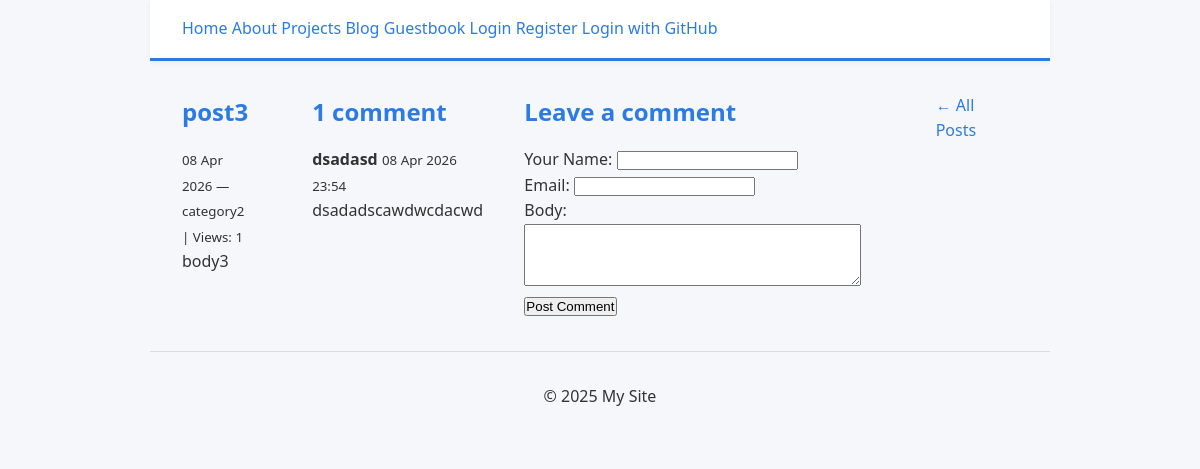
The page /blog/post/post3/ on the database its author committed.
### blog/models.py (models this page shows, shortened)
class Post(models.Model):
    title    = models.CharField(max_length=200)
    slug     = models.SlugField(unique=True)
    body     = models.TextField()
    pub_date = models.DateTimeField(auto_now_add=True)
    category = models.ForeignKey(
        Category,
        on_delete=models.SET_NULL,
        null=True,
        blank=True,
        related_name="posts"
    )
    view_count = models.PositiveIntegerField(default=0)
    class Meta:
        ordering = ["-pub_date"]   # newest first

class Category(models.Model):
    name = models.CharField(max_length=100)
    slug = models.SlugField(unique=True)

class Comment(models.Model):
    post    = models.ForeignKey(Post, on_delete=models.CASCADE,
                                related_name="comments")
    author  = models.CharField(max_length=100)
    email   = models.EmailField()
    body    = models.TextField()
    created = models.DateTimeField(auto_now_add=True)
    active  = models.BooleanField(default=True)
    class Meta:
        ordering = ["created"]

### blog/views.py (the view, shortened to what this page needs)
# urls.py: path("post/<slug:slug>/",     views.post_detail,   name="post-detail"),
def post_detail(request, slug):
    active_comments = Comment.objects.filter(active=True)
    post = get_object_or_404(
        Post.objects.prefetch_related(
            Prefetch("comments", queryset=active_comments, to_attr="active_comments")
        ),
        slug=slug,
    )
    if request.method == "GET":
        Post.objects.filter(slug=slug).update(view_count=F("view_count") + 1)
        post.refresh_from_db()
    comments = post.active_comments
    form = CommentForm()
    return render(request, "blog/post_detail.html", {
        "post": post, "comments": comments, "form": form,
    })

### blog/forms.py (shortened to what this page needs)
class CommentForm(forms.ModelForm):
    class Meta:
        model  = Comment
        fields = ["author", "email", "body"]
        widgets = {
            "body": forms.Textarea(attrs={"rows": 4}),
        }
        labels = {
            "author": "Your Name",
        }

### blog/templates/blog/post_detail.html (shortened to what this page needs)
{% extends "pages/base.html" %}
{% block content %}
<article>
    <h1>{{ post.title }}</h1>
    <small>
        {{ post.pub_date|date:"d M Y" }}
        {% if post.category %} — {{ post.category.name }}{% endif %}
        | Views: {{ post.view_count }}
    </small>
    <div>{{ post.body|linebreaks }}</div>
</article>
<section id="comments">
    <h2>{{ comments|length }} comment{{ comments|length|pluralize }}</h2>
    {% for comment in comments %}
    <div class="comment">
        <strong>{{ comment.author }}</strong>
        <small>{{ comment.created|date:"d M Y H:i" }}</small>
        <p>{{ comment.body }}</p>
    </div>
    {% empty %}
    <p>Be the first to comment.</p>
    {% endfor %}
</section>
<section id="add-comment">
    <h2>Leave a comment</h2>
    <form method="POST">
        {% for field in form %}
        <div>
            {{ field.label_tag }}
            {{ field }}
        </div>
        {% endfor %}
        <button type="submit">Post Comment</button>
    </form>
</section>
<p><a href="{% url 'blog:post-list' %}">← All Posts</a></p>
{% endblock %}

### pages/static/pages/style.css (style rules this page uses)
*, *::before, *::after { box-sizing: border-box; margin: 0; padding: 0; }
:root { --primary-color: #2c7be5; --text-color: #333; --bg-color: #f5f7fa; --font-main: 'Segoe UI', system-ui, sans-serif; --spacing-md: 1rem; --spacing-lg: 2rem; }
body { font-family: var(--font-main); color: var(--text-color); background-color: var(--bg-color); font-size: 16px; line-height: 1.6; max-width: 900px; margin: 0 auto; }
h1, h2, h3 { color: var(--primary-color); margin-bottom: var(--spacing-md); }
a { color: var(--primary-color); text-decoration: none; }
article { margin-right: 2rem; flex: 1; }

### rows shown on the page
Post: title "post3", pub_date "08 Apr 2026", category.name "category2", view_count "1", body "body3"
Comment: author "dsadasd", created "08 Apr 2026 23:54", body "dsadadscawdwcdacwd"

### other values the page prints
{{ comments|length }} "1"
{{ field.label_tag }} "Your Name:" "Email:" "Body:"
